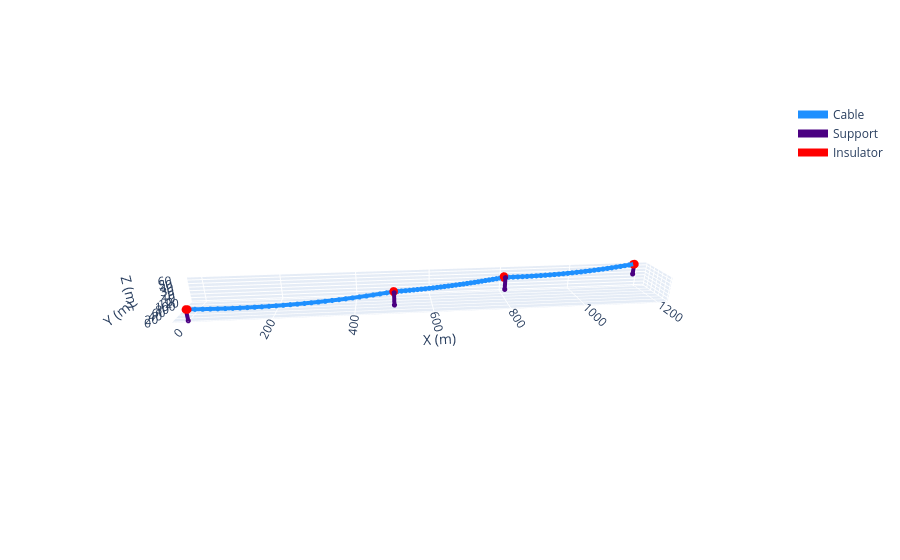

Notebook source saved alongside this figure:
### Code cell
# Add wind and then plot

study.solve_change_state(wind_pressure=300)
plot_engine = PlotEngine(study.balance_engine)
fig_wind = go.Figure()

plot_engine.preview_line3d(fig_wind)
fig_wind.show()

### Figure 1 — Plotly figure (JSON) as saved in the notebook; plotly's stock layout.template omitted (floating-point values rounded to 4 significant figures)
{"data": [{"customdata": ["span: 1-2", "span: 1-2", "span: 1-2", "span: 1-2", "span: 1-2", "span: 1-2", "span: 1-2", "span: 1-2", "span: 1-2", "span: 1-2", "span: 1-2", "span: 1-2", "span: 1-2", "span: 1-2", "span: 1-2", "span: 1-2", "span: 1-2", "span: 1-2", "span: 1-2", "span: 1-2", "span: 1-2", "span: 1-2", "span: 1-2", "span: 1-2", "span: 1-2", "span: 1-2", "span: 1-2", "span: 1-2", "span: 1-2", "span: 1-2", "", "span: 2-3", "span: 2-3", "span: 2-3", "span: 2-3", "span: 2-3", "span: 2-3", "span: 2-3", "span: 2-3", "span: 2-3", "span: 2-3", "span: 2-3", "span: 2-3", "span: 2-3", "span: 2-3", "span: 2-3", "span: 2-3", "span: 2-3", "span: 2-3", "span: 2-3", "span: 2-3", "span: 2-3", "span: 2-3", "span: 2-3", "span: 2-3", "span: 2-3", "span: 2-3", "span: 2-3", "span: 2-3", "span: 2-3", "span: 2-3", "", "span: 3-4", "span: 3-4", "span: 3-4", "span: 3-4", "span: 3-4", "span: 3-4", "span: 3-4", "span: 3-4", "span: 3-4", "span: 3-4", "span: 3-4", "span: 3-4", "span: 3-4", "span: 3-4", "span: 3-4", "span: 3-4", "span: 3-4", "span: 3-4", "span: 3-4", "span: 3-4", "span: 3-4", "span: 3-4", "span: 3-4", "span: 3-4", "span: 3-4", "span: 3-4", "span: 3-4", "span: 3-4", "span: 3-4", "span: 3-4", ""], "hovertemplate": "x: %{x}<br>y: %{y}<br>z: %{z}<br>%{customdata}<extra>Cable</extra>", "line": {"color": "dodgerblue", "width": 8}, "marker": {"color": "dodgerblue", "size": 3}, "mode": "markers+lines", "name": "Cable", "opacity": 1, "type": "scatter3d", "x": [2.979, 20.1, 37.23, 54.35, 71.47, 88.58, 105.7, 122.8, 139.9, 157.0, 174.1, 191.3, 208.4, 225.5, 242.6, 259.7, 276.8, 293.9, 311.0, 328.0, 345.1, 362.2, 379.3, 396.4, 413.5, 430.6, 447.6, 464.7, 481.8, 498.9, null, 498.9, 509.1, 519.3, 529.5, 539.8, 550.0, 560.2, 570.4, 580.6, 590.7, 600.9, 611.1, 621.3, 631.5, 641.6, 651.8, 661.9, 672.1, 682.2, 692.4, 702.5, 712.7, 722.8, 732.9, 743.0, 753.2, 763.3, 773.4, 783.5, 793.6, null, 793.6, 807.2, 820.9, 834.5, 848.1, 861.7, 875.3, 888.9, 902.5, 916.1, 929.7, 943.3, 956.8, 970.4, 983.9, 997.5, 1011.0, 1025.0, 1038.0, 1052.0, 1065.0, 1079.0, 1092.0, 1106.0, 1119.0, 1133.0, 1146.0, 1159.0, 1173.0, 1186.0, null], "y": [0.2551, 1.681, 3.035, 4.317, 5.526, 6.663, 7.727, 8.72, 9.64, 10.49, 11.26, 11.97, 12.6, 13.16, 13.65, 14.06, 14.4, 14.67, 14.87, 15.0, 15.05, 15.03, 14.94, 14.78, 14.54, 14.23, 13.85, 13.39, 12.86, 12.26, null, 12.26, 14.37, 16.46, 18.52, 20.55, 22.55, 24.53, 26.49, 28.42, 30.32, 32.2, 34.05, 35.87, 37.67, 39.44, 41.19, 42.91, 44.6, 46.27, 47.91, 49.53, 51.12, 52.69, 54.23, 55.74, 57.22, 58.69, 60.12, 61.53, 62.91, null, 62.91, 65.57, 68.17, 70.74, 73.26, 75.73, 78.15, 80.53, 82.86, 85.15, 87.39, 89.59, 91.74, 93.84, 95.9, 97.91, 99.88, 101.8, 103.7, 105.5, 107.3, 109.0, 110.7, 112.4, 114.0, 115.5, 117.0, 118.5, 119.9, 121.3, null], "z": [29.75, 28.62, 27.62, 26.75, 26.02, 25.42, 24.95, 24.62, 24.42, 24.35, 24.42, 24.62, 24.95, 25.42, 26.02, 26.76, 27.62, 28.63, 29.76, 31.03, 32.43, 33.97, 35.64, 37.44, 39.38, 41.45, 43.66, 46.0, 48.48, 51.09, null, 51.09, 50.72, 50.4, 50.13, 49.91, 49.73, 49.61, 49.53, 49.5, 49.52, 49.59, 49.71, 49.88, 50.09, 50.36, 50.67, 51.03, 51.44, 51.9, 52.41, 52.96, 53.57, 54.22, 54.92, 55.68, 56.48, 57.32, 58.22, 59.17, 60.16, null, 60.16, 59.12, 58.16, 57.28, 56.49, 55.79, 55.17, 54.64, 54.2, 53.84, 53.57, 53.38, 53.28, 53.26, 53.33, 53.48, 53.72, 54.05, 54.46, 54.96, 55.54, 56.21, 56.97, 57.81, 58.73, 59.75, 60.85, 62.03, 63.3, 64.66, null]}, {"customdata": ["support: 1", "support: 1", "support: 1", "", "support: 2", "support: 2", "support: 2", "", "support: 3", "support: 3", "support: 3", "", "support: 4", "support: 4", "support: 4", ""], "hovertemplate": "x: %{x}<br>y: %{y}<br>z: %{z}<br>%{customdata}<extra>Support</extra>", "line": {"color": "indigo", "width": 8}, "marker": {"color": "indigo", "size": 3}, "mode": "markers+lines", "name": "Support", "opacity": 1, "type": "scatter3d", "x": [0, 0, 0, null, 500, 500, 499.1, null, 795.4, 795.4, 793.7, null, 1189.0, 1189.0, 1189.0, null], "y": [0, 0, 0, null, 0, 0, 9.962, null, 52.09, 52.09, 61.94, null, 121.6, 121.6, 121.6, null], "z": [0, 30, 30, null, 20, 53, 53, null, 30, 63, 63, null, 35, 65, 65, null]}, {"customdata": ["support: 1", "support: 1", "", "support: 2", "support: 2", "", "support: 3", "support: 3", "", "support: 4", "support: 4", ""], "hovertemplate": "x: %{x}<br>y: %{y}<br>z: %{z}<br>%{customdata}<extra>Insulator</extra>", "line": {"color": "red", "width": 8}, "marker": {"color": "red", "size": 5}, "mode": "markers+lines", "name": "Insulator", "opacity": 1, "type": "scatter3d", "x": [0, 2.979, null, 499.1, 498.9, null, 793.7, 793.6, null, 1189.0, 1186.0, null], "y": [0, 0.2551, null, 9.962, 12.26, null, 61.94, 62.91, null, 121.6, 121.3, null], "z": [30, 29.75, null, 53, 51.09, null, 63, 60.16, null, 65, 64.66, null]}, {"line": {"color": "blue", "width": 8}, "marker": {"color": "blue", "size": 3}, "mode": "markers+lines", "name": "Obstacles", "opacity": 1, "type": "scatter3d", "x": [], "y": [], "z": []}], "layout": {"scene": {"aspectmode": "data", "aspectratio": {"x": 1, "y": 0.5, "z": 0.5}, "camera": {"eye": {"x": -0.5, "y": -5, "z": 2}, "up": {"x": 0, "y": 0, "z": 1}}, "xaxis": {"title": {"text": "X (m)"}}, "yaxis": {"title": {"text": "Y (m)"}}, "zaxis": {"title": {"text": "Z (m)"}}}}}
